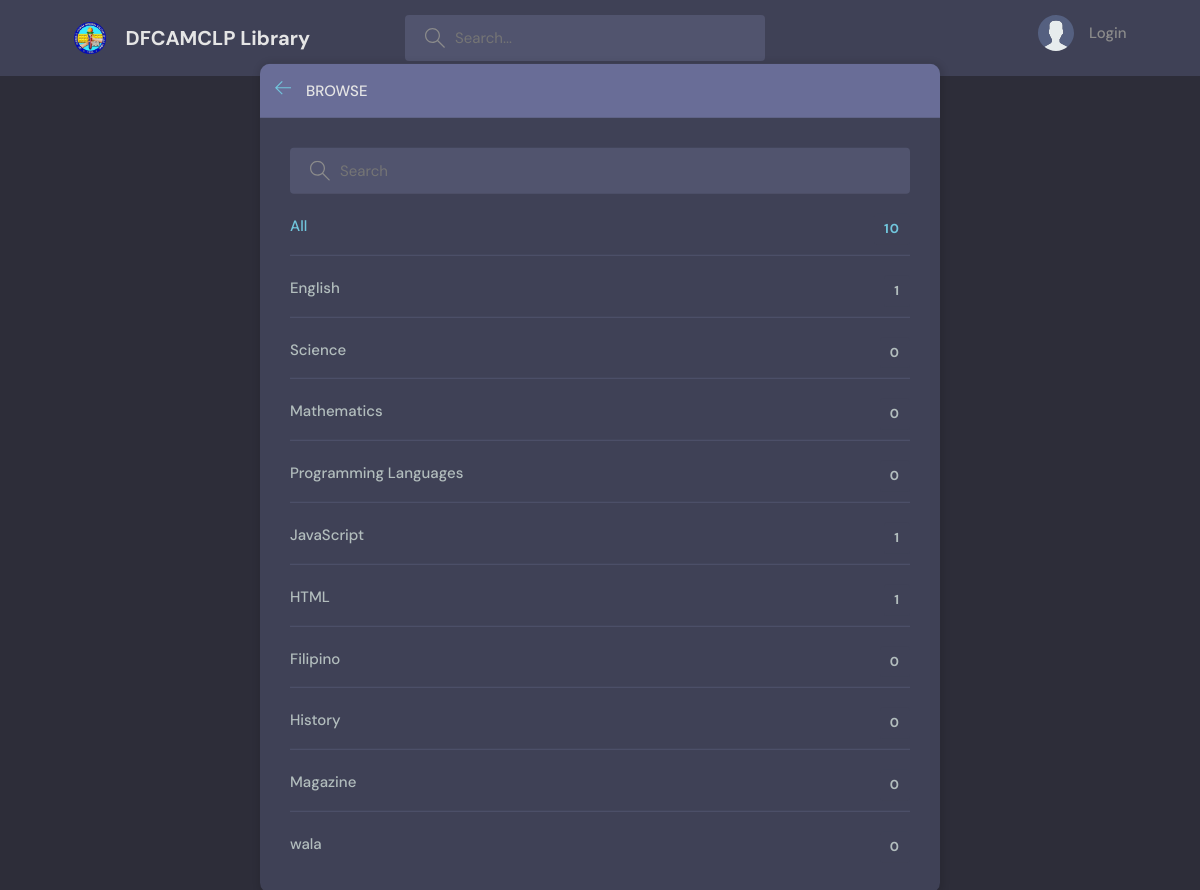
Page /topics/ on the committed database.
### base/models.py (models this page shows, shortened)
class Topic(models.Model):
    name = models.CharField(max_length=200)

### base/views.py (the view)
# urls.py: path('topics/', views.topicsPage, name="topics"),
def topicsPage(request):
    q = request.GET.get('q') if request.GET.get('q') != None else ''
    topics = Topic.objects.filter(name__icontains=q)
    return render(request, 'base/topics.html', {'topics':topics})

### base/templates/base/topics.html (shortened to what this page needs)
{% extends 'main.html' %}
{% block content %}
    <main class="create-room layout">
      <div class="container">
        <div class="layout__box">
          <div class="layout__boxHeader">
            <div class="layout__boxTitle">
              <a href="{% url 'home' %}">
                <svg version="1.1" xmlns="http://www.w3.org/2000/svg" width="32" height="32" viewBox="0 0 32 32">
                  <title>arrow-left</title>
                  <path
                    d="M13.723 2.286l-13.723 13.714 13.719 13.714 1.616-1.611-10.96-10.96h27.625v-2.286h-27.625l10.965-10.965-1.616-1.607z"
                  ></path>
                </svg>
              </a>
              <h3>Browse</h3>
            </div>
          </div>
          <div class="topics-page layout__body">
            <form action = "" method = "GET" class="header__search">
              <label>
                <input name = "q" placeholder="Search" />
              </label>
            </form>
            <ul class="topics__list">
              <li>
                <a href="{% url 'topics' %}" class="active">All <span>{{topics.count}}</span></a>
              </li>
              {% for topic in topics %}
              <li>
                <a href="{% url 'home' %}?q={{topic.name}}">{{ topic.name }}<span>{{topic.room_set.all.count}}</span></a>
              </li>
              {% endfor %}
            </ul>
          </div>
        </div>
      </div>
    </main>
    {% endblock content %}

### templates/main.html (shortened to what this page needs)
<!DOCTYPE html>
{% load static %}
<html lang="en">
  <head>
    <link rel="stylesheet" href="{% static 'styles/style.css' %}" />
  </head>
  <body>
    {% include 'navbar.html' %}
    {% block content %}
    {% endblock %}
<center><p>No copyright infringement intended. Contents are not uploaded in this website.</p></center>
  </body>
</html>

### templates/navbar.html (shortened to what this page needs)
{% load static %}
<header class="header header--loggedIn">
  <div class="container">
    <a href="{% url 'home' %}" class="header__logo">
      <img src="{% static 'images/logo.png' %}" />
      <h1>DFCAMCLP Library</h1>
    </a>
    <form class="header__search" method="GET" action="{% url 'home' %}">
      <label>
        <input name="q" placeholder="Search..." />
      </label>
    </form>
    <nav class="header__menu">
      {% if request.user.is_authenticated %}
      <div class="header__user">
        <a href="{% url 'update-user' %}">
          <p>
            {{ request.user.username }}
            <span>@{{ request.user.username }}</span>
          </p>
        </a>
        <button class="dropdown-button">
          <svg
            version="1.1"
            xmlns="http://www.w3.org/2000/svg"
            width="32"
            height="32"
            viewBox="0 0 32 32"
          >
            <title>chevron-down</title>
            <path d="M16 21l-13-13h-3l16 16 16-16h-3l-13 13z"></path>
          </svg>
        </button>
      </div>
      {% else %}
      <a href="{% url 'login' %}">
        <img src="{% static 'images/avatar.svg' %}" />
        <p>Login</p>
      </a>
      {% endif %}
    </nav>
  </div>
</header>

### static/styles/style.css (style rules this page uses)
:root { --color-main: #71c6dd; --color-main-light: #e1f6fb; --color-dark: #3f4156; --color-dark-medium: #51546e; --color-dark-light: #696d97; --color-light: #e5e5e5; --color-gray: #8b8b8b; --color-light-gray: #b2bdbd; --color-bg: #2d2d39; --color-success: #5dd693; --color-error: #fc4b0b; }
* { font-family: "DM Sans", -apple-system, BlinkMacSystemFont, "Segoe UI", Roboto, Oxygen, Ubuntu, Cantarell, "Open Sans", "Helvetica Neue", sans-serif; margin: 0; padding: 0; box-sizing: border-box; text-rendering: optimizeLegibility; font-size: inherit; }
html { font-size: 56.25%; }
@media only screen and (min-width: 1200px) { html { font-size: 62.5%; } }
body { line-height: 1.6; font-weight: 400; font-size: 1.5rem; color: var(--color-light-gray); background-color: var(--color-bg); min-height: 100vh; }
img { width: 100%; }
a { display: inline-block; color: var(--color-main); text-decoration: none; }
.container { max-width: 120rem; width: 90%; margin: auto; }
.header { padding: 1.5rem; background-color: var(--color-dark); }
.header > .container { display: flex; gap: 9.5rem; }
.header__logo, .header__user { display: flex; gap: 2rem; align-items: center; }
.header__logo > img { height: 3.2rem; width: 3.2rem; }
.header__logo > h1 { font-weight: 700; font-size: 2rem; color: var(--color-light); }
.header__search > label { background-color: var(--color-dark-medium); padding: 1.3rem 1rem; display: flex; align-items: center; gap: 1rem; border-radius: 4px; }
.header__search svg { fill: var(--color-gray); width: 2rem; height: 2rem; margin-left: 1rem; }
.header__search input { width: 30rem; background: transparent; border: none; outline: none; color: var(--color-light); }
.header__menu { margin-left: auto; position: relative; }
.header__menu a { display: flex; gap: 1.5rem; align-items: center; font-weight: 500; text-decoration: none; color: var(--color-gray); }
.header__menu img { height: 3.6rem; }
.header__menu p { line-height: 1.2; }
.layout { margin-top: 2.4rem; }
.layout > .container { display: flex; justify-content: space-between; align-items: flex-start; }
.layout__box { width: 90%; max-width: 48rem; min-height: 40rem; position: absolute; top: 50%; left: 50%; transform: translate(-50%, -46%); background-color: var(--color-dark); border-radius: 1rem; box-shadow: 1px 1px 6px 3px rgba(0, 0, 0, 0.1); overflow: hidden; }
.layout__boxHeader { display: flex; padding: 1.5rem; background-color: var(--color-dark-light); }
.layout__boxTitle { display: flex; gap: 1.5rem; align-items: center; }
.layout__boxTitle h3 { text-transform: uppercase; font-weight: 500; color: var(--color-light); }
.layout__boxTitle svg { width: 1.6rem; height: 1.6rem; fill: var(--color-main); }
.layout__body { margin: 3rem; }
.topics__list { list-style: none; }
.topics__list li a { display: flex; justify-content: space-between; margin-bottom: 3rem; font-weight: 500; color: var(--color-light-gray); transition: all 0.3s ease-in-out; }
.topics__list li a.active, .topics__list li a:hover { color: var(--color-main); }
.topics__list li a span { padding: 0.5rem 1rem; background-color: var(--color-dark); border-radius: 3px; font-size: 1.3rem; font-weight: 700; letter-spacing: 1px; }
.topics-page .topics__list li:not(:last-child) a { margin: 2rem 0; padding-bottom: 1rem; text-decoration: none; border-bottom: 1px solid var(--color-dark-medium); }
.topics-page .header__search { display: block; }
.create-room.layout .layout__box { max-width: 68rem; }

### rows in the picture
Topic: name "English", room_set.all.count "1"
Topic: name "Science", room_set.all.count "0"
Topic: name "Mathematics", room_set.all.count "0"
Topic: name "Programming Languages", room_set.all.count "0"
Topic: name "JavaScript", room_set.all.count "1"
Topic: name "HTML", room_set.all.count "1"
Topic: name "Filipino", room_set.all.count "0"
Topic: name "History", room_set.all.count "0"
Topic: name "Magazine", room_set.all.count "0"
Topic: name "wala", room_set.all.count "0"

### other values in the picture
{{ topics.count }} "10"
